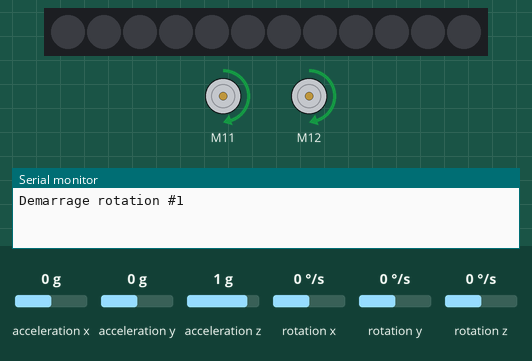
A sketch run on a simulated Arduino Uno, built with avr-gcc and run on an emulated ATmega328P. Parts: 12 RGB LEDs in strip order, left to right, 2 × DC motor (green arrow = forward, orange = backward, longer = faster), the last lines printed to the serial monitor. The test bench sets the inputs (shaded band); at power-on: rotation z 0 °/s, acceleration x 0 g, acceleration y 0 g, acceleration z 1 g, rotation x 0 °/s, rotation y 0 °/s. Dim RGB values are drawn brighter than linear.

Above: at 2.2 s.
2.3 s: rotation z set to -2 °/s
At 3.1 s:
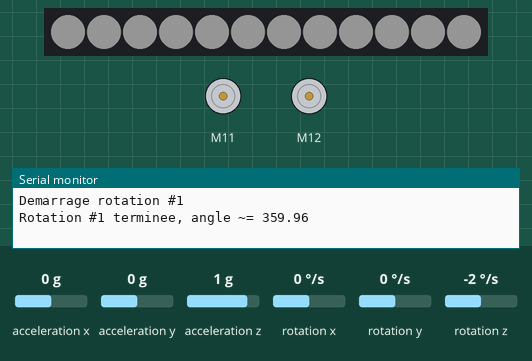
At 6.6 s:
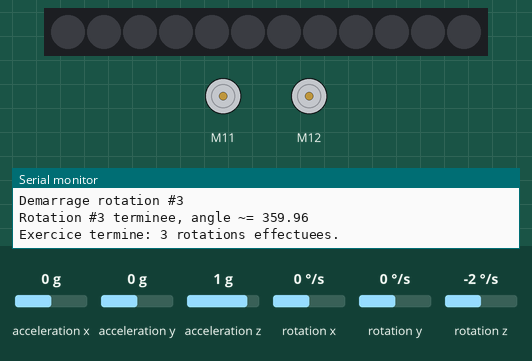
Timing chart, 0 to 8.1 s (numbered marks = the images above; inputs shaded):
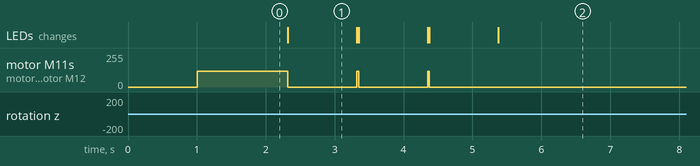

The sketch:

16-turn-by-angle-three-times.ino
```cpp
// Exercice 16 : tourner par angle a, trois fois (avec gyroscope)

#include "MeAuriga.h"
#include "Wire.h"

const int Nled = 12;
MeRGBLed led(0, Nled);
MeGyro gyroSensor(0, 0x69);
MeEncoderOnBoard motor1(SLOT1);
MeEncoderOnBoard motor2(SLOT2);

float a = 90.0; // Tester ensuite 150
const int turnPwm = 120;
const float toleranceDeg = 3.0;

float zStart = 0.0;
int stepIndex = 0;
bool turning = false;
bool done = false;

void setTurnRight(int pwm) {
  motor1.setMotorPwm(pwm);
  motor2.setMotorPwm(pwm);
}

void stopRobot() {
  motor1.setMotorPwm(0);
  motor2.setMotorPwm(0);
}

float deltaAngle(float current, float start) {
  float d = current - start;
  while (d < 0) d += 360.0;
  while (d >= 360.0) d -= 360.0;
  return d;
}

void startTurnStep() {
  gyroSensor.update();
  zStart = gyroSensor.getAngleZ();
  setTurnRight(turnPwm);
  turning = true;
  Serial.print("Demarrage rotation #");
  Serial.println(stepIndex + 1);
}

void markStepWithLed() {
  led.setColor(0, 0, 0, 0);
  led.setColor(0, 20, 20, 20);
  led.show();
  delay(1000);
  led.setColor(0, 0, 0, 0);
  led.show();
}

void setup() {
  Serial.begin(9600);
  led.setpin(44);
  led.setColor(0, 0, 0, 0);
  led.show();

  gyroSensor.begin();
  delay(200);

  stepIndex = 0;
  startTurnStep();
}

void loop() {
  if (done) {
    delay(200);
    return;
  }

  gyroSensor.update();
  float turned = deltaAngle(gyroSensor.getAngleZ(), zStart);

  if (turning && turned >= (a - toleranceDeg)) {
    stopRobot();
    turning = false;

    Serial.print("Rotation #");
    Serial.print(stepIndex + 1);
    Serial.print(" terminee, angle ~= ");
    Serial.println(turned);

    markStepWithLed();
    stepIndex++;

    if (stepIndex >= 3) {
      done = true;
      Serial.println("Exercice termine: 3 rotations effectuees.");
    } else {
      startTurnStep();
    }
  }

  delay(20);
}
```

Measured:
- the behaviour switches between 0 and -1 °/s on rotation z (found by bisection; images 0 and 1)
- after the input at 2.3 s, motor M11, motor M12: forward 120/255 → stopped at once; the LEDs: change at once (image 1)
- what the display in image 1 shows lasts 1.0 s, from 2.3 s to 3.3 s
